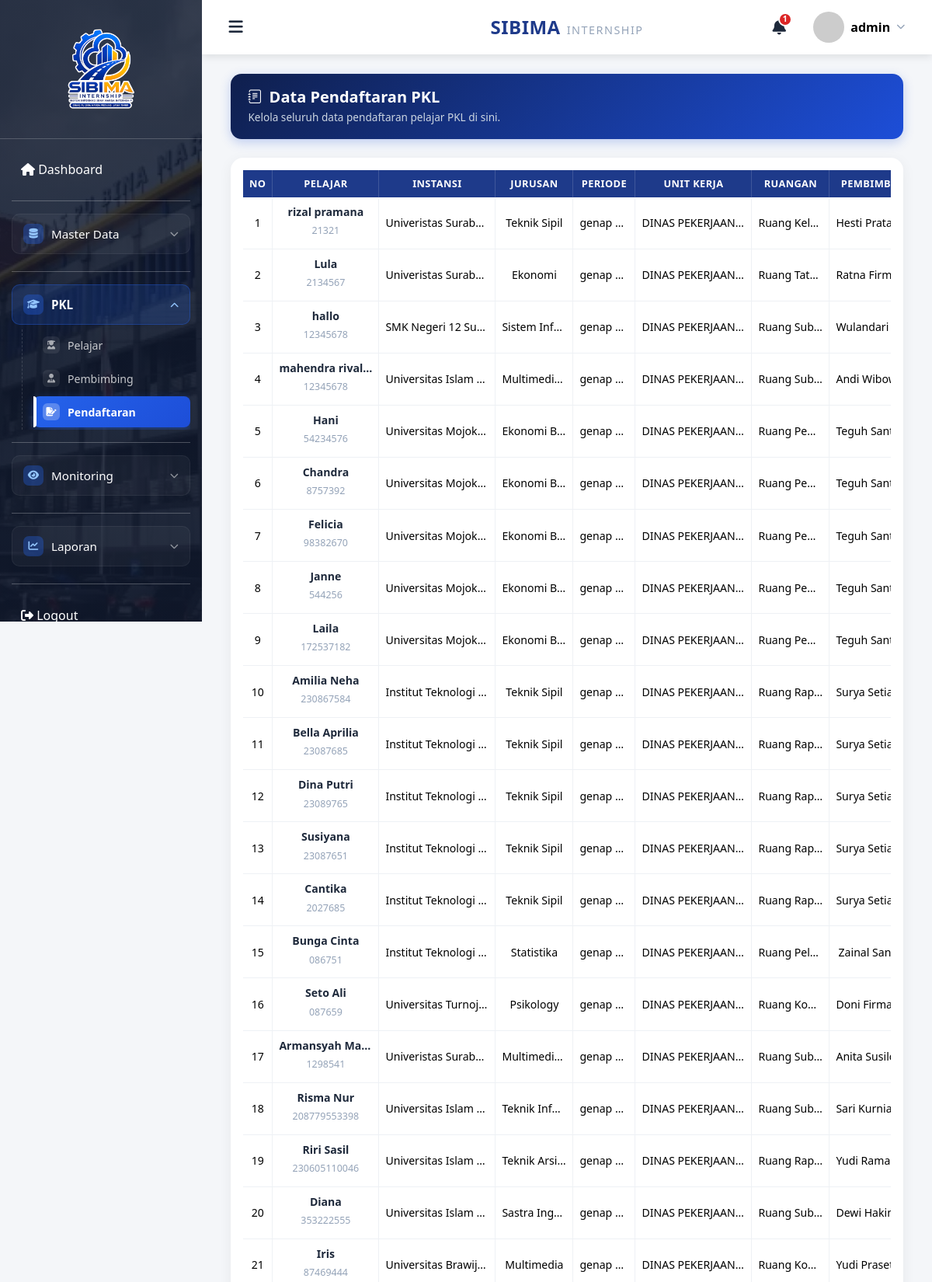
The app's page /admin/pendaftaran/index.php (signed in, upper part) with its own data.
### tables this page shows
CREATE TABLE `pendaftaran` (
  `id` bigint(20) NOT NULL,
  `pelajar_id` bigint(20) DEFAULT NULL,
  `periode_id` bigint(20) DEFAULT NULL,
  `unit_kerja_id` bigint(20) DEFAULT NULL,
  `pembimbing_id` bigint(20) DEFAULT NULL,
  `tanggal_daftar` date DEFAULT NULL,
  `surat_pengantar` varchar(255) DEFAULT NULL,
  `cv` varchar(255) DEFAULT NULL,
  `transkrip` varchar(255) DEFAULT NULL,
  `proposal` varchar(255) DEFAULT NULL,
  `status` enum('menunggu','diterima','ditolak') DEFAULT 'menunggu',
  `catatan_admin` text DEFAULT NULL,
  `created_at` timestamp NULL DEFAULT NULL,
  `updated_at` timestamp NULL DEFAULT NULL
);

CREATE TABLE `pelajar` (
  `id` bigint(20) NOT NULL,
  `user_id` bigint(20) DEFAULT NULL,
  `nim` varchar(30) DEFAULT NULL,
  `nama` varchar(100) DEFAULT NULL,
  `instansi_id` int(11) NOT NULL,
  `jurusan_id` int(11) DEFAULT NULL,
  `id_ruangan` int(11) DEFAULT NULL,
  `alamat` text DEFAULT NULL,
  `no_hp` varchar(20) DEFAULT NULL,
  `email` varchar(100) DEFAULT NULL,
  `foto` varchar(255) DEFAULT NULL,
  `created_at` timestamp NULL DEFAULT NULL,
  `updated_at` timestamp NULL DEFAULT NULL,
  `last_notif_read` datetime DEFAULT NULL
);

CREATE TABLE `instansi` (
  `id` bigint(20) NOT NULL,
  `nama_instansi` varchar(255) NOT NULL,
  `alamat` text DEFAULT NULL,
  `kota` varchar(100) DEFAULT NULL,
  `created_at` timestamp NULL DEFAULT NULL,
  `updated_at` timestamp NULL DEFAULT NULL
);

CREATE TABLE `jurusan` (
  `id` bigint(20) NOT NULL,
  `nama_jurusan` varchar(255) NOT NULL,
  `jenjang` enum('SMA','SMK','MA','D3','D4','S1','S2') DEFAULT NULL,
  `created_at` timestamp NULL DEFAULT NULL,
  `updated_at` timestamp NULL DEFAULT NULL
);

CREATE TABLE `periode_pkl` (
  `id` bigint(20) NOT NULL,
  `nama_periode` varchar(100) DEFAULT NULL,
  `tanggal_mulai` date DEFAULT NULL,
  `tanggal_selesai` date DEFAULT NULL,
  `status` enum('aktif','selesai') DEFAULT 'aktif',
  `created_at` timestamp NULL DEFAULT NULL,
  `updated_at` timestamp NULL DEFAULT NULL
);

CREATE TABLE `unit_kerja` (
  `id` int(11) NOT NULL,
  `unit_kerja` varchar(255) NOT NULL,
  `unit_kerja_es_ii` varchar(255) DEFAULT NULL,
  `unit_kerja_es_iii` varchar(255) DEFAULT NULL,
  `unit_kerja_es_iv` varchar(255) DEFAULT NULL,
  `kuota` int(11) NOT NULL DEFAULT 0
);

CREATE TABLE `ruangan` (
  `id_ruangan` int(11) NOT NULL,
  `id_unit_kerja` int(11) NOT NULL,
  `nama_ruangan` varchar(150) NOT NULL,
  `lokasi` varchar(255) DEFAULT NULL,
  `kuota` int(11) NOT NULL DEFAULT 0
);

CREATE TABLE `pembimbing` (
  `id` bigint(20) NOT NULL,
  `user_id` bigint(20) DEFAULT NULL,
  `nip` varchar(30) DEFAULT NULL,
  `nama` varchar(100) DEFAULT NULL,
  `email` varchar(150) DEFAULT NULL,
  `created_at` timestamp NULL DEFAULT NULL,
  `updated_at` timestamp NULL DEFAULT NULL,
  `unit_kerja_id` int(11) DEFAULT NULL,
  `golongan_ruang` varchar(50) DEFAULT NULL,
  `nama_jabatan` varchar(150) DEFAULT NULL,
  `jenis_jabatan` varchar(100) DEFAULT NULL,
  `pangkat` varchar(100) DEFAULT NULL
);

### admin/pendaftaran/index.php (the view, shortened to what this page needs)
<?php
    include "../../config/config.php";
    $data = mysqli_query($conn, "
SELECT
    p.*,
    m.nama,
    m.nim,
    u.nama_instansi,
    ps.nama_jurusan,
    pr.nama_periode,
    uk.unit_kerja,
    pb.nama AS nama_pembimbing,
    r.nama_ruangan
FROM pendaftaran p
LEFT JOIN pelajar m
ON p.pelajar_id = m.id
LEFT JOIN instansi u
ON m.instansi_id = u.id
LEFT JOIN jurusan ps
ON m.jurusan_id = ps.id
LEFT JOIN periode_pkl pr
ON p.periode_id = pr.id
LEFT JOIN unit_kerja uk
ON p.unit_kerja_id = uk.id
LEFT JOIN pembimbing pb
ON p.pembimbing_id = pb.id
LEFT JOIN ruangan r
ON m.id_ruangan = r.id_ruangan
ORDER BY p.id DESC
");
    include "../../include/header.php";
    include "../../include/navbar.php";
    include "../../include/sidebar.php";
?>
<div class="container-fluid">
    <div class="page-header-bar">
        <div>
            <h3><i class="bi bi-journal-text me-2"></i>Data Pendaftaran PKL</h3>
            <p>Kelola seluruh data pendaftaran pelajar PKL di sini.</p>
        </div>
    </div>
    <div class="card card-table">
        <div class="card-body">
            <div class="table-responsive">
                <table class="table table-hover datatable">
                    <thead>
                        <tr>
                            <th width="3%">No</th>
                            <th width="12%">Pelajar</th>
                            <th width="15%">Instansi</th>
                            <th width="10%">Jurusan</th>
                            <th width="8%">Periode</th>
                            <th width="15%">Unit Kerja</th>
                            <th width="10%">Ruangan</th>
                            <th width="10%">Pembimbing</th>
                        </tr>
                    </thead>
                    <tbody>
                        <?php
                            $no = 1;
                            while ($row = mysqli_fetch_assoc($data)) {
                            ?>
                        <tr>
                            <td><?php echo $no++; ?></td>
                            <td>
                                <span class="mhs-name text-truncate d-inline-block w-100" style="max-width: 120px;" title="<?php echo htmlspecialchars($row['nama']); ?>">
                                    <?php echo $row['nama']; ?>
                                </span>
                                <span class="mhs-nim text-truncate d-inline-block w-100" style="max-width: 120px;"><?php echo $row['nim']; ?></span>
                            </td>
                            <td class="text-truncate" style="max-width: 150px;" title="<?php echo htmlspecialchars($row['nama_instansi']); ?>">
                                <?php echo $row['nama_instansi']; ?>
                            </td>
                            <td class="text-truncate" style="max-width: 100px;" title="<?php echo htmlspecialchars($row['nama_jurusan']); ?>">
                                <?php echo $row['nama_jurusan']; ?>
                            </td>
                            <td class="text-truncate" style="max-width: 80px;" title="<?php echo htmlspecialchars($row['nama_periode']); ?>">
                                <?php echo $row['nama_periode']; ?>
                            </td>
                            <td class="text-truncate" style="max-width: 150px;" title="<?php echo htmlspecialchars($row['unit_kerja'] ?? '-'); ?>">
                                <?php echo ! empty($row['unit_kerja']) ? $row['unit_kerja'] : '<span class="text-muted">-</span>'; ?>
                            </td>
                            <td class="text-truncate" style="max-width: 100px;" title="<?php echo htmlspecialchars($row['nama_ruangan'] ?? '-'); ?>">
                                <?php echo ! empty($row['nama_ruangan']) ? $row['nama_ruangan'] : '<span class="text-muted">-</span>'; ?>
                            </td>
                            <td class="text-truncate" style="max-width: 120px;" title="<?php echo htmlspecialchars($row['nama_pembimbing'] ?? '-'); ?>">
                                <?php echo ! empty($row['nama_pembimbing']) ? $row['nama_pembimbing'] : '<span class="text-muted">-</span>'; ?>
                            </td>
                        </tr>
                        <?php }?>
                    </tbody>
                </table>
            </div>
        </div>
    </div>
</div>
<?php
    include "../../include/footer.php";
?>

### assets/css/style.css (style rules this page uses)
* { margin:0; padding:0; box-sizing:border-box; }
body { background:#f4f6f9; font-family:'Segoe UI',sans-serif; }
.card { border:none; border-radius:15px; box-shadow:0 5px 15px rgba(0,0,0,.08); }

### admin/pendaftaran/index.php (style rules this page uses)
.page-header-bar { display: flex; justify-content: space-between; align-items: center; margin-bottom: 1.5rem; background: linear-gradient(135deg, #0f1f4d, #1d4ed8); border-radius: 14px; padding: 1.1rem 1.4rem; box-shadow: 0 4px 14px rgba(29, 78, 216, 0.25); }
.page-header-bar h3 { font-weight: 700; color: #fff; margin: 0; font-size: 1.25rem; display: flex; align-items: center; }
.page-header-bar h3 i { font-size: 1.1rem; margin-right: 0.6rem !important; }
.page-header-bar p { color: #cbd5e1; font-size: 0.85rem; margin: 0.25rem 0 0; }
.card-table { border: none; border-radius: 16px; box-shadow: 0 4px 18px rgba(0, 0, 0, 0.06); }
table.datatable { border-collapse: separate !important; border-spacing: 0; width: 100% !important; }
table.datatable thead th { background: #1e3a8a; color: #fff; border: none !important; font-size: 0.8rem; text-transform: uppercase; letter-spacing: 0.4px; white-space: nowrap; text-align: center; border-right: 1px solid rgba(255, 255, 255, 0.15) !important; }
table.datatable tbody td { vertical-align: middle; font-size: 0.88rem; border-color: #eef1f5 !important; text-align: center; border-right: 1px solid #eef1f5; }
.mhs-name { font-weight: 600; color: #1e293b; display: block; text-align: center; }
.mhs-nim { color: #94a3b8; font-size: 0.78rem; }

### records on screen
pendaftaran: pelajar.nama "rizal pramana", pelajar.nim "21321", instansi.nama_instansi "Univeristas Surab…", jurusan.nama_jurusan "Teknik Sipil", periode_pkl.nama_periode "genap…", unit_kerja.unit_kerja "DINAS PEKERJAAN…", ruangan.nama_ruangan "Ruang Kel…", pembimbing.nama "Hesti Pratam…"
pendaftaran: pelajar.nama "Lula", pelajar.nim "2134567", instansi.nama_instansi "Univeristas Surab…", jurusan.nama_jurusan "Ekonomi", periode_pkl.nama_periode "genap…", unit_kerja.unit_kerja "DINAS PEKERJAAN…", ruangan.nama_ruangan "Ruang Tat…", pembimbing.nama "Ratna Firman…"
pendaftaran: pelajar.nama "hallo", pelajar.nim "12345678", instansi.nama_instansi "SMK Negeri 12 Su…", jurusan.nama_jurusan "Sistem Inf…", periode_pkl.nama_periode "genap…", unit_kerja.unit_kerja "DINAS PEKERJAAN…", ruangan.nama_ruangan "Ruang Sub…", pembimbing.nama "Wulandari Pu…"
pendaftaran: pelajar.nama "mahendra rival…", pelajar.nim "12345678", instansi.nama_instansi "Universitas Islam…", jurusan.nama_jurusan "Multimedi…", periode_pkl.nama_periode "genap…", unit_kerja.unit_kerja "DINAS PEKERJAAN…", ruangan.nama_ruangan "Ruang Sub…", pembimbing.nama "Andi Wibowo,…"
pendaftaran: pelajar.nama "Hani", pelajar.nim "54234576", instansi.nama_instansi "Universitas Mojok…", jurusan.nama_jurusan "Ekonomi B…", periode_pkl.nama_periode "genap…", unit_kerja.unit_kerja "DINAS PEKERJAAN…", ruangan.nama_ruangan "Ruang Pe…", pembimbing.nama "Teguh Santan…"
pendaftaran: pelajar.nama "Chandra", pelajar.nim "8757392", instansi.nama_instansi "Universitas Mojok…", jurusan.nama_jurusan "Ekonomi B…", periode_pkl.nama_periode "genap…", unit_kerja.unit_kerja "DINAS PEKERJAAN…", ruangan.nama_ruangan "Ruang Pe…", pembimbing.nama "Teguh Santan…"
pendaftaran: pelajar.nama "Felicia", pelajar.nim "98382670", instansi.nama_instansi "Universitas Mojok…", jurusan.nama_jurusan "Ekonomi B…", periode_pkl.nama_periode "genap…", unit_kerja.unit_kerja "DINAS PEKERJAAN…", ruangan.nama_ruangan "Ruang Pe…", pembimbing.nama "Teguh Santan…"
pendaftaran: pelajar.nama "Janne", pelajar.nim "544256", instansi.nama_instansi "Universitas Mojok…", jurusan.nama_jurusan "Ekonomi B…", periode_pkl.nama_periode "genap…", unit_kerja.unit_kerja "DINAS PEKERJAAN…", ruangan.nama_ruangan "Ruang Pe…", pembimbing.nama "Teguh Santan…"
pendaftaran: pelajar.nama "Laila", pelajar.nim "172537182", instansi.nama_instansi "Universitas Mojok…", jurusan.nama_jurusan "Ekonomi B…", periode_pkl.nama_periode "genap…", unit_kerja.unit_kerja "DINAS PEKERJAAN…", ruangan.nama_ruangan "Ruang Pe…", pembimbing.nama "Teguh Santan…"
pendaftaran: pelajar.nama "Amilia Neha", pelajar.nim "230867584", instansi.nama_instansi "Institut Teknologi…", jurusan.nama_jurusan "Teknik Sipil", periode_pkl.nama_periode "genap…", unit_kerja.unit_kerja "DINAS PEKERJAAN…", ruangan.nama_ruangan "Ruang Rap…", pembimbing.nama "Surya Setiaw…"
pendaftaran: pelajar.nama "Bella Aprilia", pelajar.nim "23087685", instansi.nama_instansi "Institut Teknologi…", jurusan.nama_jurusan "Teknik Sipil", periode_pkl.nama_periode "genap…", unit_kerja.unit_kerja "DINAS PEKERJAAN…", ruangan.nama_ruangan "Ruang Rap…", pembimbing.nama "Surya Setiaw…"
pendaftaran: pelajar.nama "Dina Putri", pelajar.nim "23089765", instansi.nama_instansi "Institut Teknologi…", jurusan.nama_jurusan "Teknik Sipil", periode_pkl.nama_periode "genap…", unit_kerja.unit_kerja "DINAS PEKERJAAN…", ruangan.nama_ruangan "Ruang Rap…", pembimbing.nama "Surya Setiaw…"
pendaftaran: pelajar.nama "Susiyana", pelajar.nim "23087651", instansi.nama_instansi "Institut Teknologi…", jurusan.nama_jurusan "Teknik Sipil", periode_pkl.nama_periode "genap…", unit_kerja.unit_kerja "DINAS PEKERJAAN…", ruangan.nama_ruangan "Ruang Rap…", pembimbing.nama "Surya Setiaw…"
pendaftaran: pelajar.nama "Cantika", pelajar.nim "2027685", instansi.nama_instansi "Institut Teknologi…", jurusan.nama_jurusan "Teknik Sipil", periode_pkl.nama_periode "genap…", unit_kerja.unit_kerja "DINAS PEKERJAAN…", ruangan.nama_ruangan "Ruang Rap…", pembimbing.nama "Surya Setiaw…"
pendaftaran: pelajar.nama "Bunga Cinta", pelajar.nim "086751", instansi.nama_instansi "Institut Teknologi…", jurusan.nama_jurusan "Statistika", periode_pkl.nama_periode "genap…", unit_kerja.unit_kerja "DINAS PEKERJAAN…", ruangan.nama_ruangan "Ruang Pel…", pembimbing.nama "Zainal…"
pendaftaran: pelajar.nama "Seto Ali", pelajar.nim "087659", instansi.nama_instansi "Universitas Turnoj…", jurusan.nama_jurusan "Psikology", periode_pkl.nama_periode "genap…", unit_kerja.unit_kerja "DINAS PEKERJAAN…", ruangan.nama_ruangan "Ruang Ko…", pembimbing.nama "Doni Firmans…"
pendaftaran: pelajar.nama "Armansyah Ma…", pelajar.nim "1298541", instansi.nama_instansi "Univeristas Surab…", jurusan.nama_jurusan "Multimedi…", periode_pkl.nama_periode "genap…", unit_kerja.unit_kerja "DINAS PEKERJAAN…", ruangan.nama_ruangan "Ruang Sub…", pembimbing.nama "Anita Susilo,…"
pendaftaran: pelajar.nama "Risma Nur", pelajar.nim "208779553398", instansi.nama_instansi "Universitas Islam…", jurusan.nama_jurusan "Teknik Inf…", periode_pkl.nama_periode "genap…", unit_kerja.unit_kerja "DINAS PEKERJAAN…", ruangan.nama_ruangan "Ruang Sub…", pembimbing.nama "Sari Kurniawa…"
pendaftaran: pelajar.nama "Riri Sasil", pelajar.nim "230605110046", instansi.nama_instansi "Universitas Islam…", jurusan.nama_jurusan "Teknik Arsi…", periode_pkl.nama_periode "genap…", unit_kerja.unit_kerja "DINAS PEKERJAAN…", ruangan.nama_ruangan "Ruang Rap…", pembimbing.nama "Yudi Ramadh…"
pendaftaran: pelajar.nama "Diana", pelajar.nim "353222555", instansi.nama_instansi "Universitas Islam…", jurusan.nama_jurusan "Sastra Ing…", periode_pkl.nama_periode "genap…", unit_kerja.unit_kerja "DINAS PEKERJAAN…", ruangan.nama_ruangan "Ruang Sub…", pembimbing.nama "Dewi Hakim,…"
pendaftaran: pelajar.nama "Iris", pelajar.nim "87469444", instansi.nama_instansi "Universitas Brawij…", jurusan.nama_jurusan "Multimedia", periode_pkl.nama_periode "genap…", unit_kerja.unit_kerja "DINAS PEKERJAAN…", ruangan.nama_ruangan "Ruang Ko…", pembimbing.nama "Yudi Prasetyo…"

### other values on screen
$totalNotifikasi "1"
$_SESSION['nama'] "admin"
